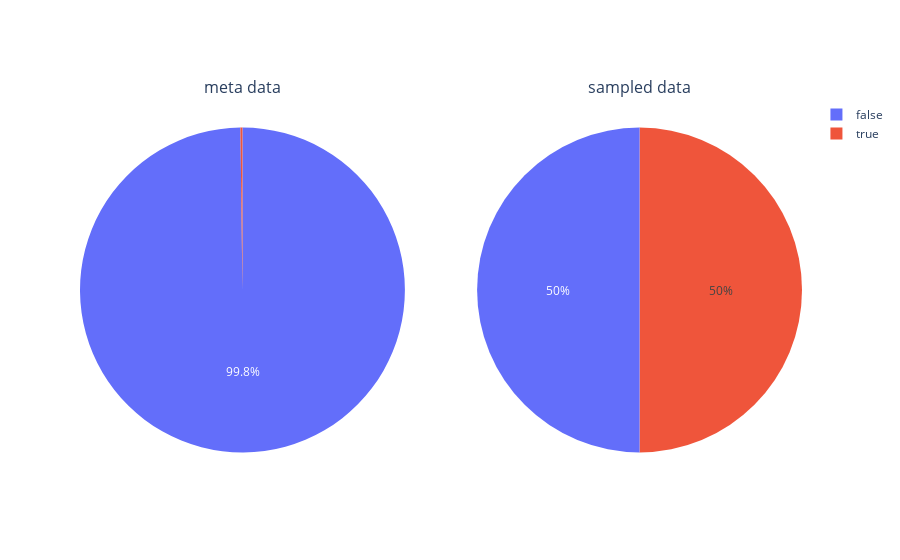

Notebook cell for this chart:
### Code cell
# pie 그래프 추가
from plotly.subplots import make_subplots
import plotly.graph_objects as go

fig = make_subplots(rows=1, cols=2, specs=[[{'type':'domain'}, {'type':'domain'}]],
                    subplot_titles = ['meta data', 'sampled data'])
fig.add_trace( go.Pie( labels =  meta_label_stat['Class'].values.tolist(), 
                       values = meta_label_stat['Cnt'].values.tolist()), 1, 1)
fig.add_trace( go.Pie( labels =  train_label_stat['Class'].values.tolist(), 
                       values = train_label_stat['Cnt'].values.tolist()), 1, 2)
fig.update_traces(textposition='inside')
fig.update_layout(uniformtext_minsize=12, uniformtext_mode='hide')
fig.show()

### Figure 1 — Plotly figure (JSON) as saved in the notebook; plotly's stock layout.template omitted (floating-point values rounded to 4 significant figures)
{"data": [{"domain": {"x": [0, 0.45], "y": [0, 1]}, "labels": [false, true], "textposition": "inside", "type": "pie", "values": [169902, 342]}, {"domain": {"x": [0.55, 1], "y": [0, 1]}, "labels": [true, false], "textposition": "inside", "type": "pie", "values": [1500, 1500]}], "layout": {"annotations": [{"font": {"size": 16}, "showarrow": false, "text": "meta data", "x": 0.225, "xanchor": "center", "xref": "paper", "y": 1, "yanchor": "bottom", "yref": "paper"}, {"font": {"size": 16}, "showarrow": false, "text": "sampled data", "x": 0.775, "xanchor": "center", "xref": "paper", "y": 1, "yanchor": "bottom", "yref": "paper"}], "uniformtext": {"minsize": 12, "mode": "hide"}}}
